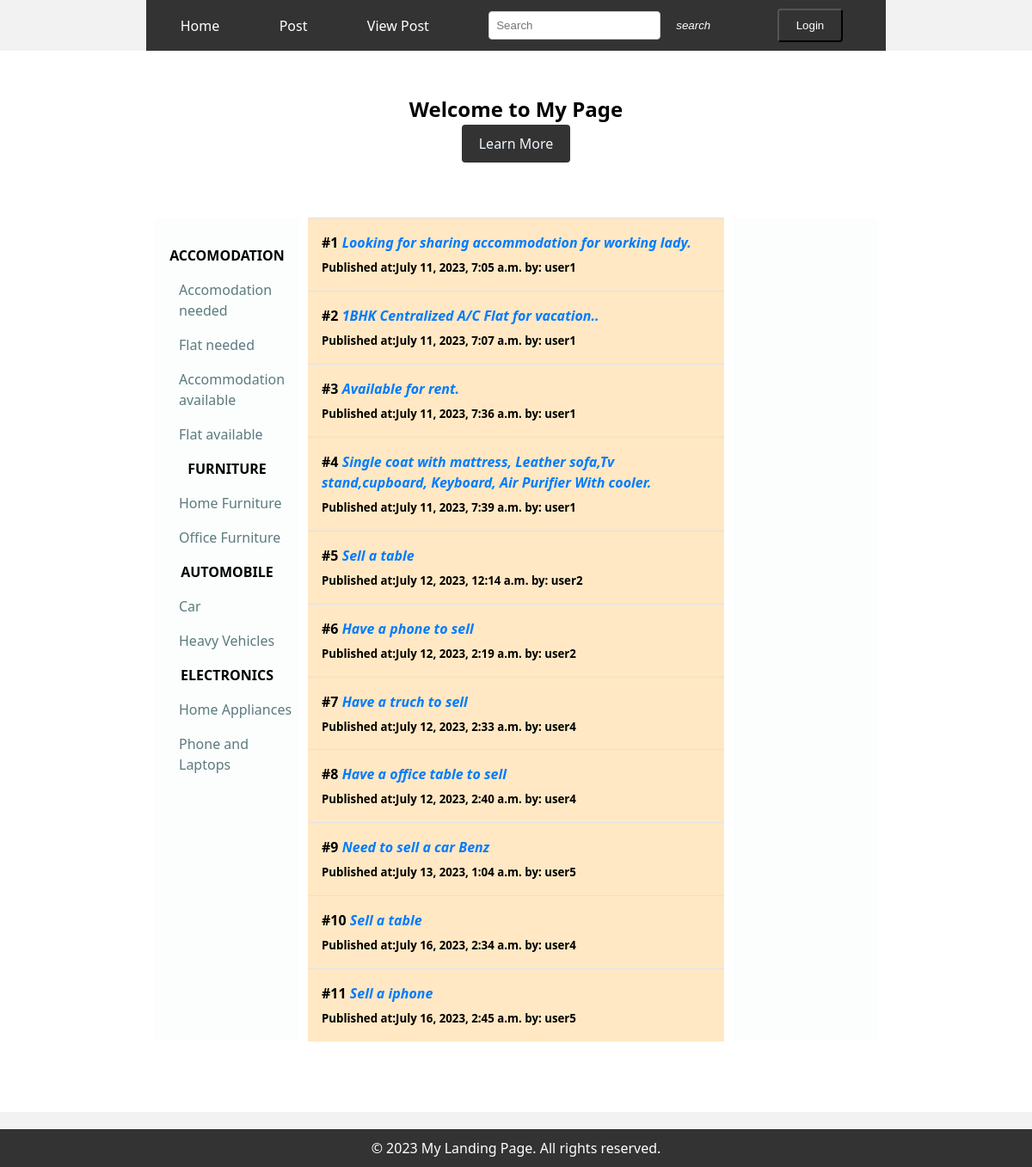
The page / on the database its author committed.
### login/models.py (models this page shows, shortened)
class Category(models.Model):
    name = models.CharField(max_length=100)

class Subcategory(models.Model):
    name = models.CharField(max_length=100)
    category = models.ForeignKey(Category, on_delete=models.CASCADE,related_name='subcat')

class Classifields(models.Model):
    seller = models.ForeignKey(User, on_delete=models.CASCADE,null=True,blank=True)
    title = models.CharField(max_length=100)
    description = models.TextField()
    price = models.DecimalField(max_digits=10, decimal_places=2,blank=True,null=True)
    image = models.ImageField(blank=True,null=True)
    posted_date = models.DateTimeField(auto_now_add=True)
    updated_date = models.DateTimeField(auto_now=True)
    location = models.ForeignKey(Location,on_delete=models.CASCADE,null=True,blank=True)
    category = models.ManyToManyField(Category,blank=True)
    subcategory = models.ForeignKey(Subcategory,on_delete=models.CASCADE,null=True,blank=True)
    phone_no = models.CharField(max_length=20,null=True)

### login/views.py (the view)
# urls.py: path('', views.index, name='index'),
def index(request):
       categories = Category.objects.all()
       classifields = Classifields.objects.all()
       context = {
            'classifields': classifields,
            'categories': categories,
            }
       return render(request, 'login/posts.html',context)

### login/templates/login/posts.html
{% extends 'login/category.html' %}
{% load fontawesome_6 %}
{% block posts %}
<div class="classifields_details">
    {% for each in classifields %}
    <div class="classifields_items">
      <h4 >{% fa6_icon 'star' %} #{{each.id}} <i style="color: #007BFF;"> {{each.title|capfirst}}</i></h4>
      <h5>Published at:{{each.posted_date}} by:  {{each.seller }}</h5>
    </div>
    {% endfor %}
</div>
{% endblock  %}

### login/templates/login/category.html (shortened to what this page needs)
{% extends 'login/index.html' %}
{% load fontawesome_6 %}

### login/templates/login/index.html (shortened to what this page needs)
{% extends 'login/base.html' %}
{% block content %}
<section id="hero">
  <h1>Welcome to My Page </h1>
  <a href="#about" class="btn learn_btn" style="color: aliceblue;">Learn More</a>
  <div class="classifields">
    <div class="sidebar">
    {% for category in categories %}
    <div class="category">
      <h4 class="category_heading">{{ category.name|upper }}</h4>
      <ul>
          {% for sub in category.subcat.all %}
              <li class="subcategory"><a href="{% url 'category' sub.name %}">{{ sub.name |capfirst}}</a></li>
          {% endfor %}
      </ul>
    </div>
      {% endfor %}
    </div>
    {% block posts %}
    {% endblock %}
    <div class="sidebar">
    </div>
  </div>
  </section>
{% endblock%}

### login/templates/login/base.html (shortened to what this page needs)
<!DOCTYPE html5>
<html lang="en">
  {% load fontawesome_6 %}
<head>
  {% load static %}
</head>
<body>
    <header>
        <nav>
          <ul>
            <li><a href="{% url 'index' %}">Home</a></li>
            <li><a href="{% url 'create_classifield' %}">Post</a></li>
            <li><a href="{% url 'my_classifields' %}">View Post</a></li>
            <li class="search-bar">
              <form action="{% url 'search' %}" method="POST" role="search">
                <input type="search" placeholder="Search" name='search_query'>
                <button type="submit"><i class="fas fa-search">search</i></button>
              </form>
            </li>
            {% if user.is_authenticated %}
              <li class="welcome-message">Welcome, {{user.username}}</li>
              <li><button class="btn"> <a href="/logout">Logout</a></button></li>
            {% else %}
            <li> <button class="btn"> <a href="/login">Login</a></button></li>
            {% endif %}
          </ul>
        </nav>
      </header>
      {% block content %}
      {% endblock %}
      <footer>
        <p>&copy; 2023 My Landing Page. All rights reserved.</p>
      </footer>
</body>
</html>

### login/templates/login/base.html (style rules this page uses)
* { margin: 0; padding: 0; }
body { background-color: #f2f2f2; font-family: system-ui, -apple-system, BlinkMacSystemFont, 'Segoe UI', Roboto, Oxygen, Ubuntu, Cantarell, 'Open Sans', 'Helvetica Neue', sans-serif; font-size: 1rem; line-height: 1.5; color:#212529; }
header { width: 70%; margin: 0 auto; background-color: #333; color: #fff; padding: 10px; }
nav ul { list-style-type: none; display: flex; justify-content: space-around; align-items: center; }
nav ul li { margin-right: 10px; }
nav ul li a { color: #fff; text-decoration: none; }
nav form { display: flex; }
#hero { background-size: cover; background-position: center; text-align: center; padding: 50px 0; color:black; }
.btn { display: inline-block; padding: 10px 20px; background-color: #333; color: #fff; text-decoration: none; border-radius: 4px; }
section { padding: 50px; background-color: #fff; margin-bottom: 20px; }
section ul { list-style-type: disc; margin-left: 20px; }
form { display: grid; grid-template-columns: 1fr; gap: 10px; }
input, textarea { width: 100%; padding: 10px; border-radius: 4px; border: 1px solid #ccc; }
button[type="submit"] { padding: 10px 20px; background-color: #333; color: #fff; border: none; border-radius: 4px; cursor: pointer; }
footer { background-color: #333; color: #fff; padding: 10px; text-align: center; }
.search-bar input { width: 200px; padding: 8px; border-radius: 4px; border: 1px solid #ccc; }
.search-bar button { padding: 8px; background-color: #333; color: #fff; border: none; border-radius: 4px; cursor: pointer; }

### login/templates/login/index.html (style rules this page uses)
.classifields { display: grid; width: 70%; margin: 0 auto; grid-template-columns: 20% 1fr 20%; grid-gap: 10px; padding: 2rem; }
.sidebar { background:#fbfdfda3; padding: 15px; }
.classifields_details { background-color:#ffe8c3; }
.classifields_items { display: flex; padding: 1rem ; flex-direction: column; align-items: start; gap: .5rem; text-align: start; border-top: 1px solid #dee2e6; }
#hero>a { text-decoration: none; color: black; }
.learn_btn { margin-bottom: 2rem; }
.sidebar { padding: 2rem .5rem; }
.category { margin-bottom: 1rem; }
.category * { margin-bottom: 1rem; }
.category_heading { margin-bottom: 1rem; }
.subcategory { list-style: none; }
.subcategory >a { display: flex; justify-content: space-between; text-decoration: none; margin-bottom: 1rem; color: #002F34A3; text-align: left; font-size: 16px; }

### rows shown on the page
Category: name "ACCOMODATION"
Subcategory: name "Accomodation needed"
Subcategory: name "Flat needed"
Subcategory: name "Accommodation available"
Subcategory: name "Flat available"
Category: name "FURNITURE"
Subcategory: name "Home Furniture"
Subcategory: name "Office Furniture"
Category: name "AUTOMOBILE"
Subcategory: name "Car"
Subcategory: name "Heavy Vehicles"
Category: name "ELECTRONICS"
Subcategory: name "Home Appliances"
Subcategory: name "Phone and Laptops"
Classifields: id "1", title "Looking for sharing accommodation for working lady.", posted_date "July 11, 2023, 7:05 a.m.", seller "user1"
Classifields: id "2", title "1BHK Centralized A/C Flat for vacation..", posted_date "July 11, 2023, 7:07 a.m.", seller "user1"
Classifields: id "3", title "Available for rent.", posted_date "July 11, 2023, 7:36 a.m.", seller "user1"
Classifields: id "4", title "Single coat with mattress, Leather sofa,Tv stand,cupboard, Keyboard, Air Purifier With cooler.", posted_date "July 11, 2023, 7:39 a.m.", seller "user1"
Classifields: id "5", title "Sell a table", posted_date "July 12, 2023, 12:14 a.m.", seller "user2"
Classifields: id "6", title "Have a phone to sell", posted_date "July 12, 2023, 2:19 a.m.", seller "user2"
Classifields: id "7", title "Have a truch to sell", posted_date "July 12, 2023, 2:33 a.m.", seller "user4"
Classifields: id "8", title "Have a office table to sell", posted_date "July 12, 2023, 2:40 a.m.", seller "user4"
Classifields: id "9", title "Need to sell a car Benz", posted_date "July 13, 2023, 1:04 a.m.", seller "user5"
Classifields: id "10", title "Sell a table", posted_date "July 16, 2023, 2:34 a.m.", seller "user4"
Classifields: id "11", title "Sell a iphone", posted_date "July 16, 2023, 2:45 a.m.", seller "user5"
